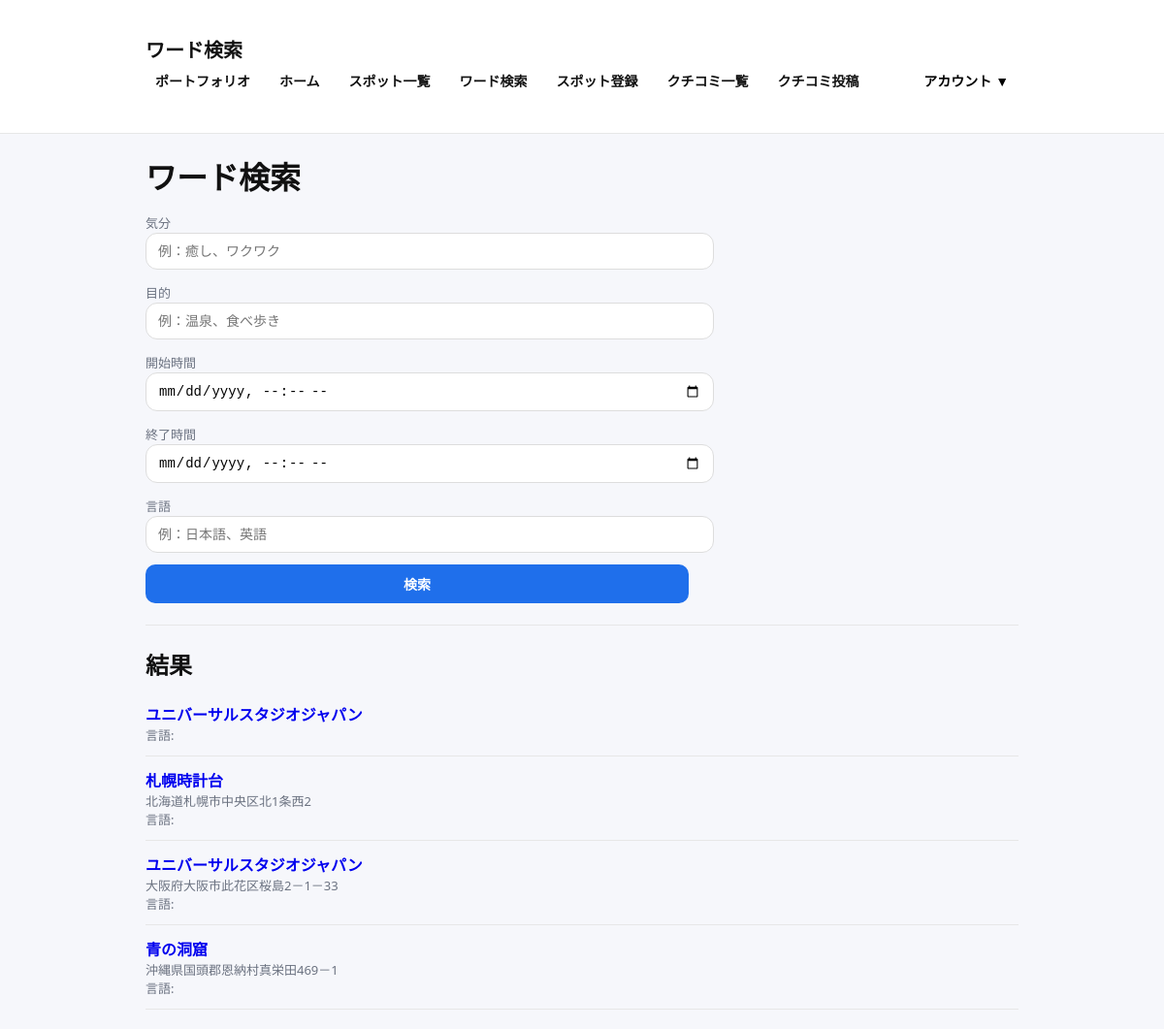
The app's page /spots/word-search/, older data.
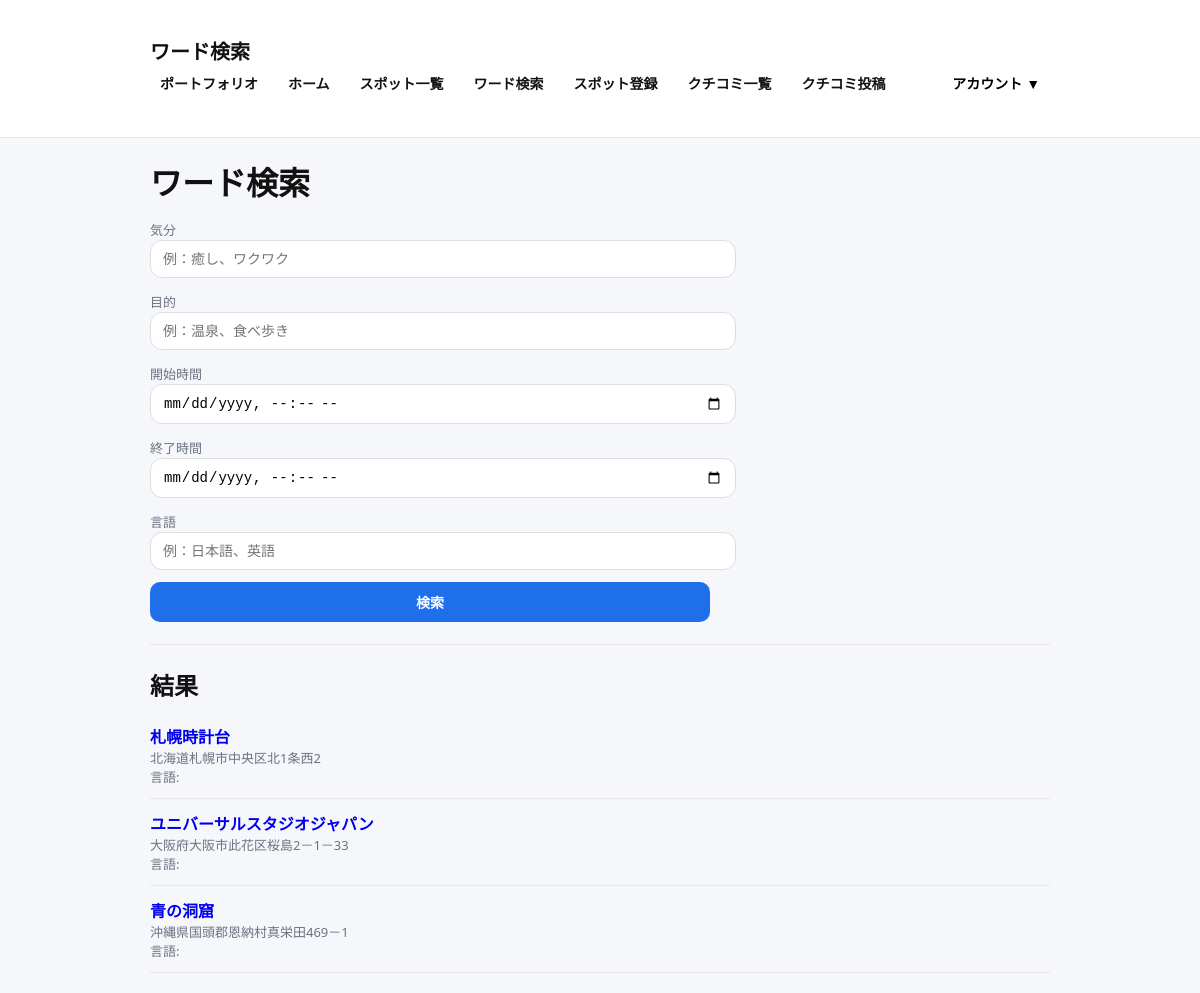
The same page, newer data.
### spots/models.py (models this page shows, shortened)
class Spot(models.Model):
    name = models.CharField(max_length=100)
    address = models.CharField(max_length=255, blank=True)
    image = models.ImageField(upload_to="spots/", blank=True, null=True)
    language = models.CharField(max_length=30, blank=True)
    mood = models.CharField(max_length=30, blank=True)
    purpose = models.CharField(max_length=30, blank=True)
    start_at = models.DateTimeField(null=True, blank=True)
    end_at = models.DateTimeField(null=True, blank=True)
    created_at = models.DateTimeField(auto_now_add=True)

### spots/views.py (the view, shortened to what this page needs)
# urls.py: path("word-search/", views.word_search, name="word_search"),
def word_search(request):
    form = WordSearchForm(request.GET or None)
    spots = Spot.objects.order_by("-created_at")
    spots = spots.order_by("-created_at")
    return render(request, "spots/word_search.html", {"form": form, "spots": spots})

### spots/forms.py
class WordSearchForm(forms.Form):
    mood = forms.CharField(required=False, label="気分",widget=forms.TextInput(attrs={"placeholder": "例：癒し、ワクワク",}),)
    purpose = forms.CharField(required=False, label="目的",widget=forms.TextInput(attrs={"placeholder": "例：温泉、食べ歩き",}),)
    language = forms.CharField(required=False, label="言語",widget=forms.TextInput(attrs={"placeholder": "例：日本語、英語",}),)
    start_at = forms.DateTimeField(
        required=False,
        label="開始時間",
        widget=forms.DateTimeInput(attrs={"type": "datetime-local"}),
        input_formats=["%Y-%m-%dT%H:%M", "%Y-%m-%d %H:%M"],
    )
    end_at = forms.DateTimeField(
        required=False,
        label="終了時間",
        widget=forms.DateTimeInput(attrs={"type": "datetime-local"}),
        input_formats=["%Y-%m-%dT%H:%M", "%Y-%m-%d %H:%M"],
    )

### spots/templates/spots/word_search.html (shortened to what this page needs)
{% extends "base.html" %}
{% block header_title %}ワード検索{% endblock %}
{% block content %}
  <h1 style="margin: 0 0 14px;">ワード検索</h1>
  <form method="get" style="display: grid; gap: 12px; max-width: 560px;">
    <div>
      <span class="muted">{{ form.mood.label }}</span>
      {{ form.mood }}
    </div>
    <div>
      <span class="muted">{{ form.purpose.label }}</span>
      {{ form.purpose }}
    </div>
    <div>
      <span class="muted">{{ form.start_at.label }}</span>
      {{ form.start_at }}
    </div>
    <div>
      <span class="muted">{{ form.end_at.label }}</span>
      {{ form.end_at }}
    </div>
    <div>
      <span class="muted">{{ form.language.label }}</span>
      {{ form.language }}
    </div>
    <button type="submit" class="btn">検索</button>
  </form>
  <hr style="margin: 22px 0; border: none; border-top: 1px solid #e7e7e7;">
  <h2 style="margin: 0 0 10px;">結果</h2>
  {% for spot in spots %}
    <div style="padding: 12px 0;">
      <a href="{% url 'spots:spot_detail' spot.pk %}" style="font-weight: 800; text-decoration: none;">
        {{ spot.name }}
      </a>
      <div class="muted">{{ spot.address }}</div>
      <div class="muted">言語: {{ spot.language }}</div>
      </div>
    <hr style="margin: 0; border: none; border-top: 1px solid #e7e7e7;">
  {% empty %}
    <p class="muted">該当スポットがありません</p>
  {% endfor %}
{% endblock %}

Row changes from the older to the newer data that the page shows:
removed Spot: name "ユニバーサルスタジオジャパン"
